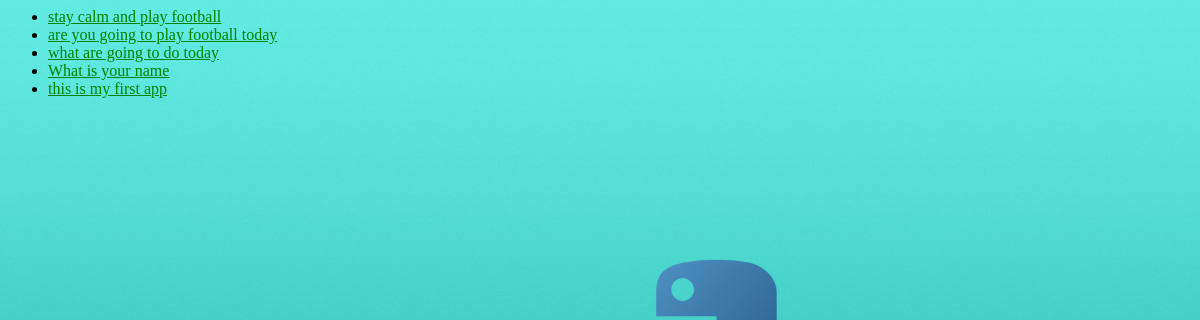
/polls/, run on an earlier commit of the app's database.
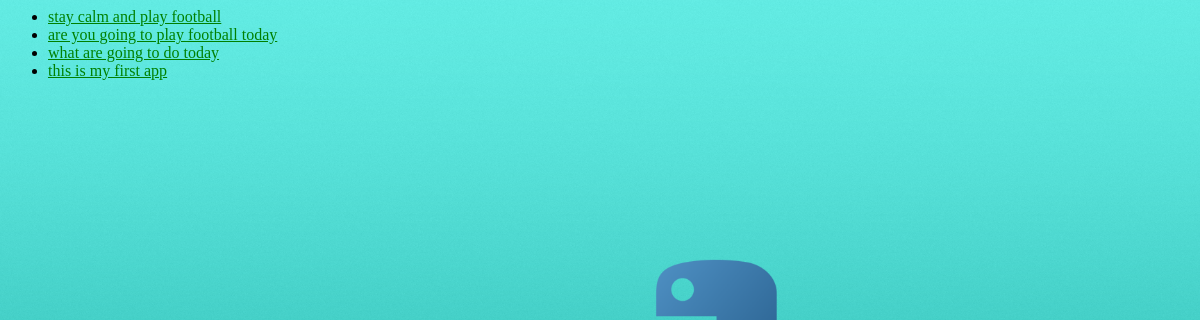
And on a later commit of the database.
### polls/models.py (models this page shows, shortened)
class Question(models.Model):
    question_text = models.CharField(max_length=200)
    pub_date = models.DateTimeField('date published')
    def was_published_recently(self):
        now = timezone.now()
        return now - datetime.timedelta(days=1) <= self.pub_date <= now
    was_published_recently.admin_order_field = 'pub_date'
    was_published_recently.boolean = True
    was_published_recently.short_description = 'Published recently?'

### polls/views.py (the view)
class IndexView(generic.ListView):
    template_name = 'polls/index.html'
    context_object_name = 'latest_question_list'
    def get_queryset(self):
        return Question.objects.order_by('-pub_date')[:5]

### polls/templates/polls/index.html
{% load static %}
<link rel="stylesheet" type="text/css" href="{% static 'polls/style.css' %}" />
{% if latest_question_list %}
    <ul>
        {% for question in latest_question_list %}
            <li>
                <a href="/polls/{{ question.id }}/">{{ question.question_text }}</a>
            </li>
        {% endfor %}
    </ul>
{% else %}
    <p>No polls available!</p>
{% endif %}

What changed in the data, as far as the page shows it:
removed Question: question_text "What is your name"
